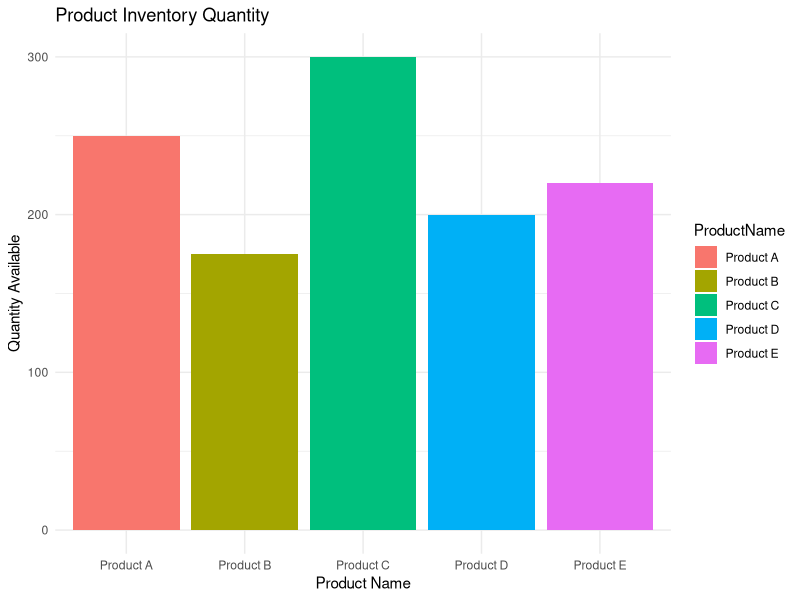

Source code (R):
library(ggplot2)

# Product Inventory Data
inventory <- data.frame(
  ProductID = c(1,2,3,4,5),
  ProductName = c("Product A","Product B","Product C","Product D","Product E"),
  Quantity = c(250,175,300,200,220)
)

# Bar Chart
ggplot(inventory, aes(x = ProductName, y = Quantity, fill = ProductName)) +
  geom_bar(stat = "identity") +
  labs(
    title = "Product Inventory Quantity",
    x = "Product Name",
    y = "Quantity Available"
  ) +
  theme_minimal()
